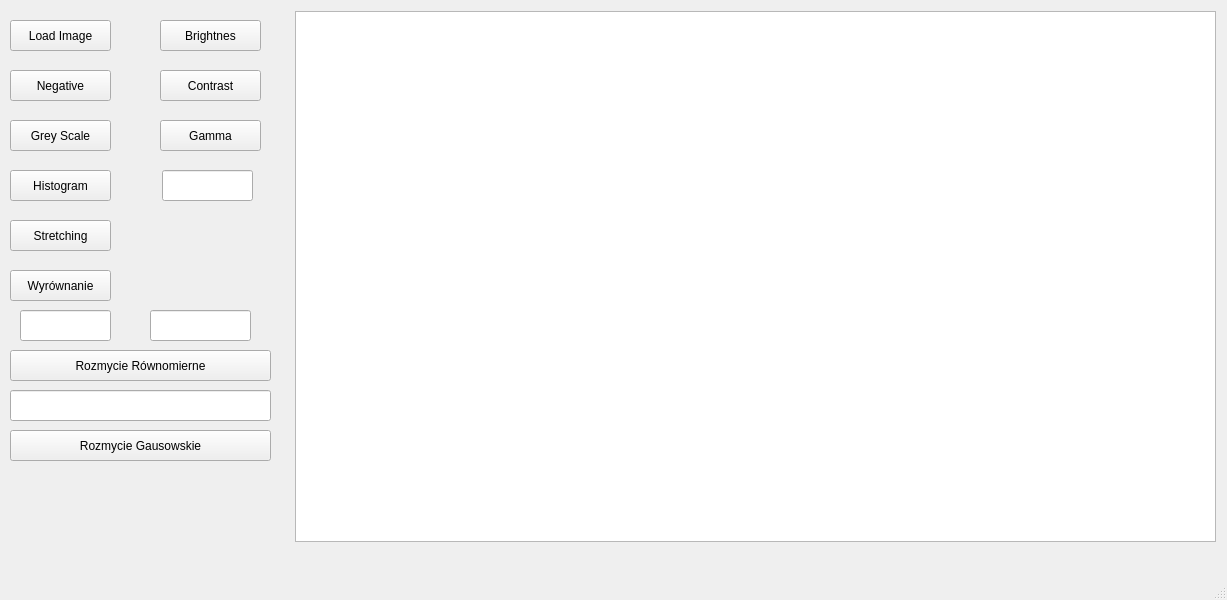
<?xml version="1.0" encoding="UTF-8"?>
<ui version="4.0">
 <class>MainWindowQt</class>
 <widget class="QMainWindow" name="MainWindowQt">
  <property name="geometry">
   <rect>
    <x>0</x>
    <y>0</y>
    <width>1227</width>
    <height>600</height>
   </rect>
  </property>
  <property name="windowTitle">
   <string>MainWindowQt</string>
  </property>
  <widget class="QWidget" name="centralwidget">
   <widget class="QPushButton" name="negative">
    <property name="geometry">
     <rect>
      <x>10</x>
      <y>70</y>
      <width>101</width>
      <height>31</height>
     </rect>
    </property>
    <property name="text">
     <string>Negative</string>
    </property>
   </widget>
   <widget class="QPushButton" name="greyScale">
    <property name="geometry">
     <rect>
      <x>10</x>
      <y>120</y>
      <width>101</width>
      <height>31</height>
     </rect>
    </property>
    <property name="text">
     <string>Grey Scale</string>
    </property>
   </widget>
   <widget class="QPushButton" name="Stretching">
    <property name="geometry">
     <rect>
      <x>10</x>
      <y>220</y>
      <width>101</width>
      <height>31</height>
     </rect>
    </property>
    <property name="text">
     <string>Stretching</string>
    </property>
   </widget>
   <widget class="QPushButton" name="loadImage">
    <property name="geometry">
     <rect>
      <x>10</x>
      <y>20</y>
      <width>101</width>
      <height>31</height>
     </rect>
    </property>
    <property name="text">
     <string>Load Image</string>
    </property>
   </widget>
   <widget class="QGraphicsView" name="imageSlot">
    <property name="geometry">
     <rect>
      <x>295</x>
      <y>11</y>
      <width>921</width>
      <height>531</height>
     </rect>
    </property>
   </widget>
   <widget class="QPushButton" name="Brightnes">
    <property name="geometry">
     <rect>
      <x>160</x>
      <y>20</y>
      <width>101</width>
      <height>31</height>
     </rect>
    </property>
    <property name="text">
     <string>Brightnes</string>
    </property>
   </widget>
   <widget class="QPushButton" name="Contrast">
    <property name="geometry">
     <rect>
      <x>160</x>
      <y>70</y>
      <width>101</width>
      <height>31</height>
     </rect>
    </property>
    <property name="text">
     <string>Contrast</string>
    </property>
   </widget>
   <widget class="QPushButton" name="Gamma">
    <property name="geometry">
     <rect>
      <x>160</x>
      <y>120</y>
      <width>101</width>
      <height>31</height>
     </rect>
    </property>
    <property name="text">
     <string>Gamma</string>
    </property>
   </widget>
   <widget class="QLineEdit" name="numberEditor">
    <property name="geometry">
     <rect>
      <x>162</x>
      <y>170</y>
      <width>91</width>
      <height>31</height>
     </rect>
    </property>
   </widget>
   <widget class="QPushButton" name="histogram">
    <property name="geometry">
     <rect>
      <x>10</x>
      <y>170</y>
      <width>101</width>
      <height>31</height>
     </rect>
    </property>
    <property name="text">
     <string>Histogram</string>
    </property>
   </widget>
   <widget class="QPushButton" name="wyrownanie">
    <property name="geometry">
     <rect>
      <x>10</x>
      <y>270</y>
      <width>101</width>
      <height>31</height>
     </rect>
    </property>
    <property name="text">
     <string>Wyrównanie</string>
    </property>
   </widget>
   <widget class="QPushButton" name="rozmycieRownomierne">
    <property name="geometry">
     <rect>
      <x>10</x>
      <y>350</y>
      <width>261</width>
      <height>31</height>
     </rect>
    </property>
    <property name="text">
     <string>Rozmycie Równomierne</string>
    </property>
   </widget>
   <widget class="QLineEdit" name="maskSize">
    <property name="geometry">
     <rect>
      <x>20</x>
      <y>310</y>
      <width>91</width>
      <height>31</height>
     </rect>
    </property>
   </widget>
   <widget class="QLineEdit" name="optionOfFillingpixelsOutOfImage">
    <property name="geometry">
     <rect>
      <x>150</x>
      <y>310</y>
      <width>101</width>
      <height>31</height>
     </rect>
    </property>
    <property name="text">
     <string/>
    </property>
   </widget>
   <widget class="QPushButton" name="rozmycieGausowskie">
    <property name="geometry">
     <rect>
      <x>10</x>
      <y>430</y>
      <width>261</width>
      <height>31</height>
     </rect>
    </property>
    <property name="text">
     <string>Rozmycie Gausowskie</string>
    </property>
   </widget>
   <widget class="QLineEdit" name="sigma">
    <property name="geometry">
     <rect>
      <x>10</x>
      <y>390</y>
      <width>261</width>
      <height>31</height>
     </rect>
    </property>
    <property name="text">
     <string/>
    </property>
   </widget>
  </widget>
  <widget class="QMenuBar" name="menubar">
   <property name="geometry">
    <rect>
     <x>0</x>
     <y>0</y>
     <width>1227</width>
     <height>27</height>
    </rect>
   </property>
  </widget>
  <widget class="QStatusBar" name="statusbar"/>
 </widget>
 <resources/>
 <connections/>
</ui>
